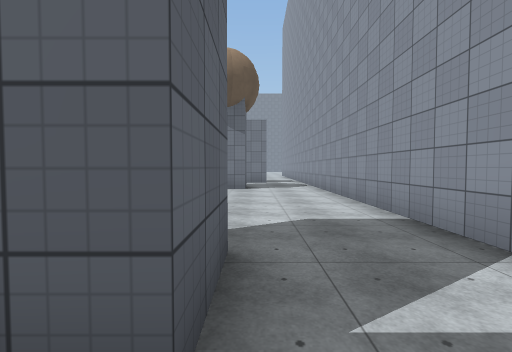
[1] (above)

23 first-person views from a walk through a scene from a Unity 3-D project. The camera is 1.5 m above the floor, tilts 2° down and sees 90° across. The floor is counted in squares, 2 m on a side. Each view is taken from the middle of a square. On the plan, view 1 faces up. The plan holds only what a view shows up to about 9 squares ahead; the rest is blank. The place goes on beyond the plan. The player is left out. Some surface patterns are stand-ins.

[2]
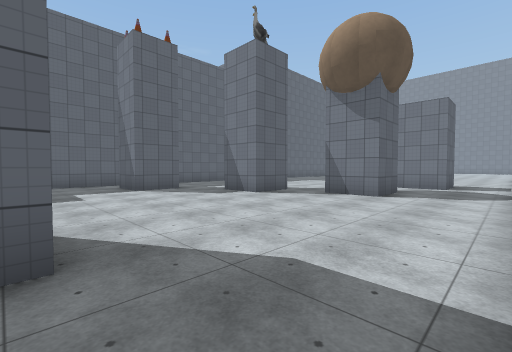

[3]
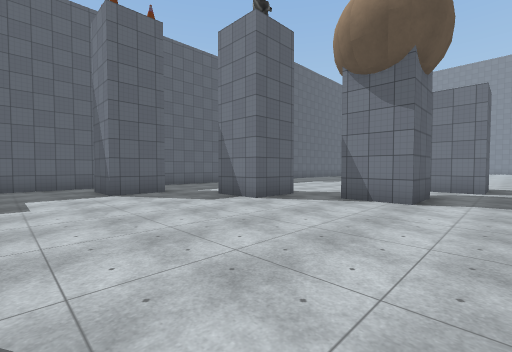

[4]
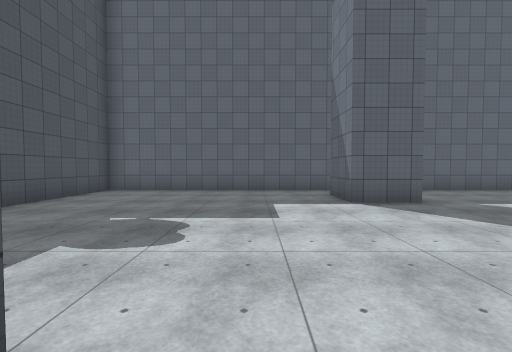

[5]
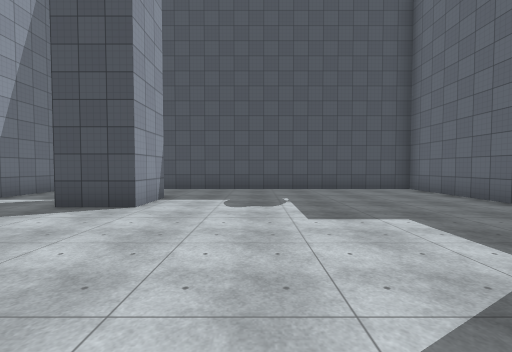

[6]
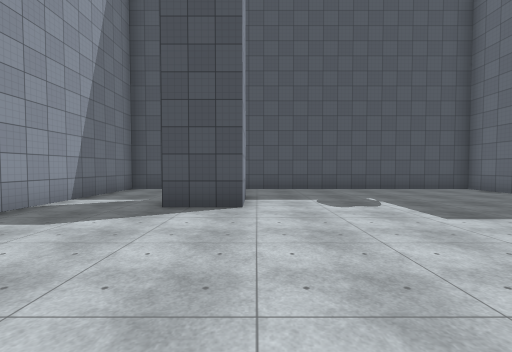

[7]
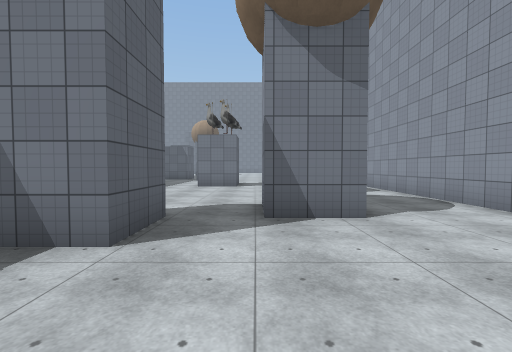

[8]
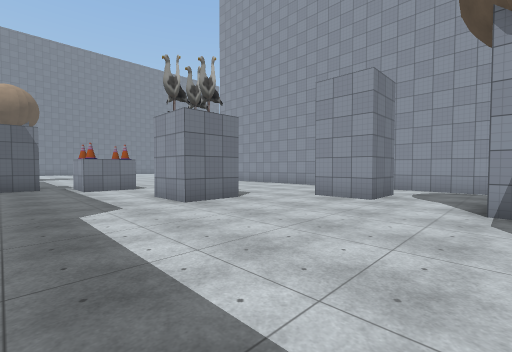

[9]
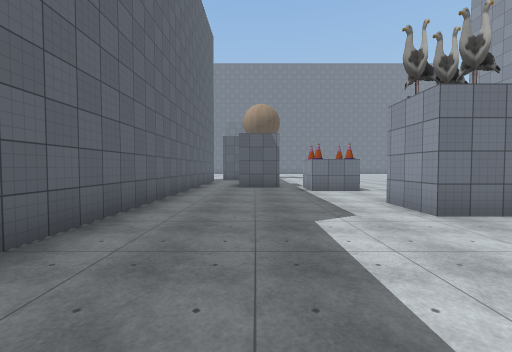

[10]
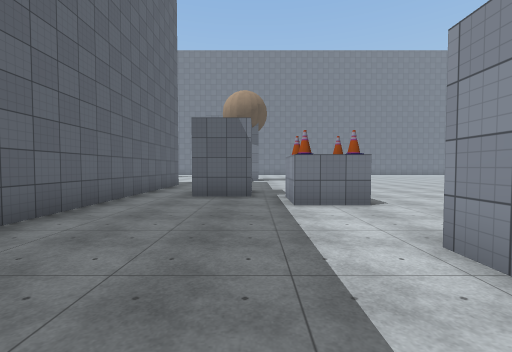

[11]
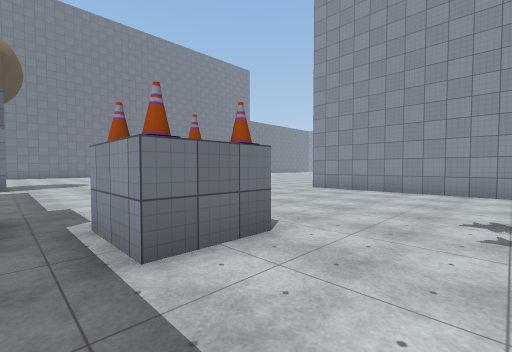

[12]
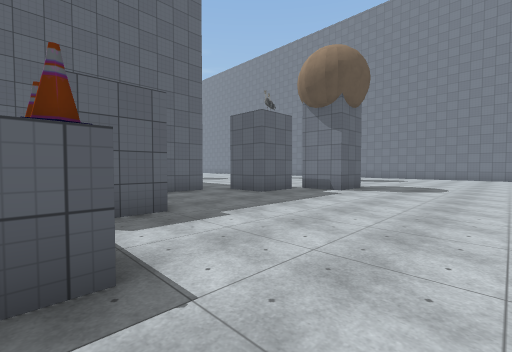

[13]
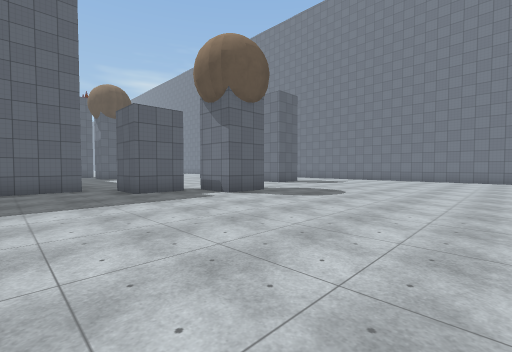

[14]
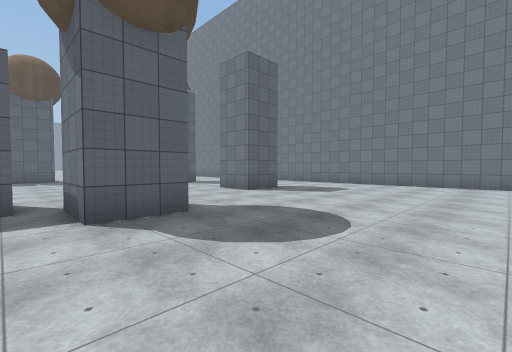

[15]
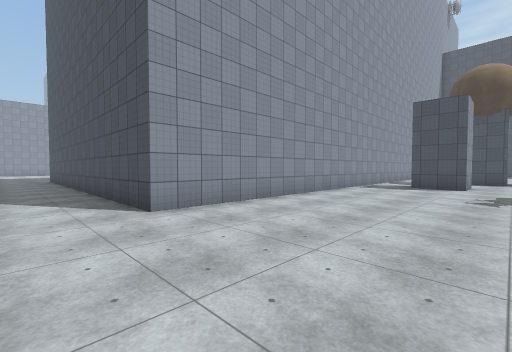

[16]
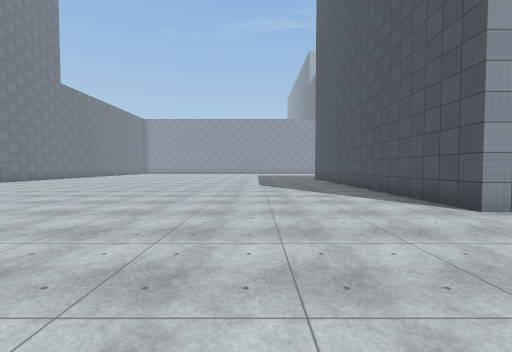

[17]
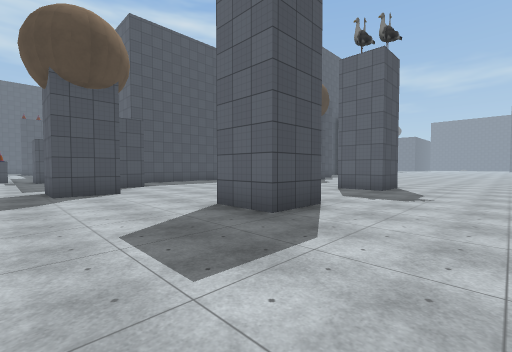

[18]
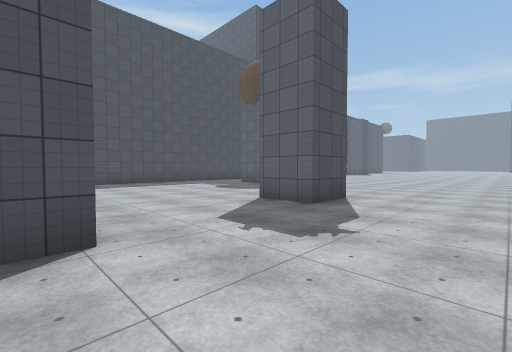

[19]
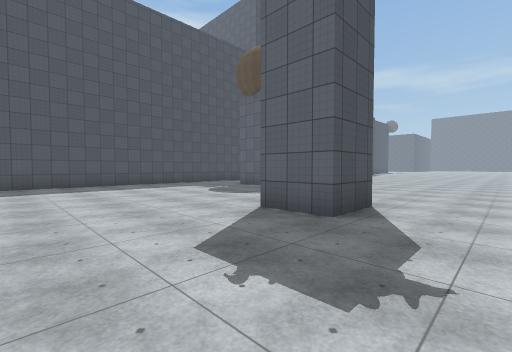

[20]
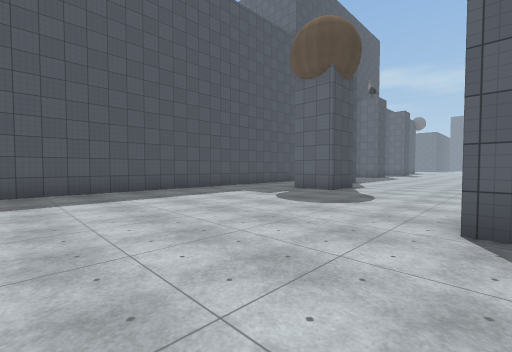

[21]
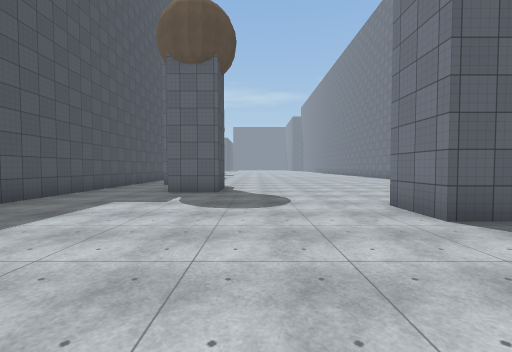

[22]
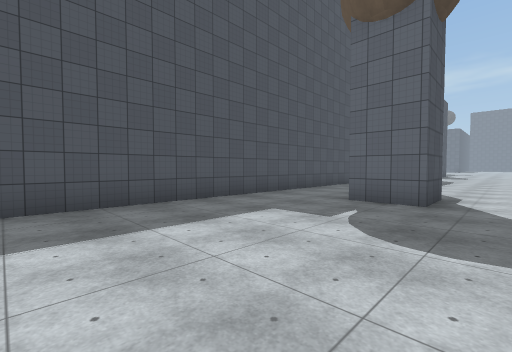

[23]
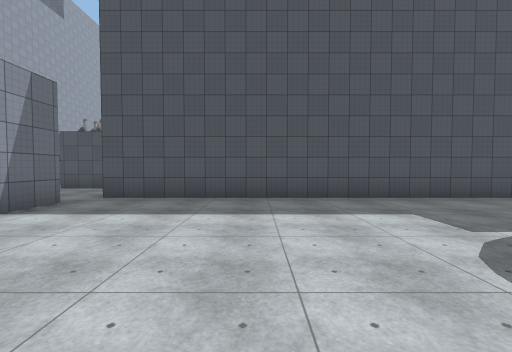

### Floor plan
Points are (right, up) in squares from view 1. A wall is a line through its corners. A room is listed if a view was taken in it or the views show most of it. See-through windows are left out.
Room 1 (views 1, 2, 3, 4, 5, 6, 7)
walls: (-1.9, 0.8) (-1.9, 2.3) (-0.2, 2.3) (-0.2, 0.7) (-0.9, 0.7); (-6.4, 6.6) (-6.4, 5) (-7.9, 5); (-3.4, 8.9) (-3.4, 7.4) (-4.9, 7.4); (-1.4, 8.8) (-1.9, 8.8); (-9.2, 4.5) (-9.2, -1.2); (1.1, -1.7) (2.3, -1.7) (2.3, 12.5); (-8.5, -1.7) (-0.8, -1.7); (0.5, 12.3) (-1, 12.3)
ways out: opening at (-9, 5.5) to room 2; opening at (-6.5, 7.5) to room 2; opening at (-3, 9) to room 2; opening at (-2.5, 11.5) to room 2; opening at (1.5, 13) to room 2
objects: other object (-1, 9) to (-1, 10)
Room 2 (views 8, 9, 10, 11, 12, 13, 14, 15, 16, 17, 18, 19, 20, 21, 22, 23)
walls: (-7.4, 27.2) (-7.4, 25.6) (-8.9, 25.6) (-8.9, 27); (-6.5, 29.3) (-5.9, 29.3) (-5.9, 27.8) (-6.5, 27.8); (-7.6, 22) (-6.1, 22) (-6.1, 20.5) (-7.6, 20.5); (-9.8, 34.3) (-8.1, 34.3) (-8.1, 32.6) (-9, 32.6); (-2.8, 14.9) (-4.2, 14.9) (-4.2, 16.4); (2.3, 15.5) (2.3, 22.2) (7.5, 22.2); (-15.1, 34.3) (-13.5, 34.3) (-13.5, 32.6) (-15, 32.6); (-1, 12.3) (-1, 13.7) (0.5, 13.7) (0.5, 12.3); (-19.1, 28.9) (-17.6, 28.9) (-17.6, 28.5); (-19.5, 24.8) (-9.2, 24.8) (-9.2, 13.1); (2.3, 12.5) (2.3, 14); (-9.2, 11.2) (-9.2, 8.4); (-1.9, 8.8) (-1.9, 10.2); (-9.2, 5.5) (-9.2, 4.5)
ways out: opening at (-9, 5.5) to room 1; opening at (-6.5, 7.5) to room 1; opening at (-3, 9) to room 1; opening at (-2.5, 11.5) to room 1; opening at (1.5, 13) to room 1
objects: other object (-19, 28) to (-18, 28); other object (-7, 28) to (-7, 29); other object (-5, 19); other object (-5, 20); other object (-4, 19); other object (-4, 20)

Positions as (right, up) in squares from view 1, and headings:
1: (0, 0), facing up
2: (2, 2), facing up-left
3: (1, 3), facing up-left
4: (-1, 3), facing left
5: (-4, 7), facing down
6: (-2, 7), facing down
7: (-2, 5), facing up
8: (-7, 10), facing up-right
9: (-7, 11), facing up
10: (-6, 14), facing up
11: (-6, 17), facing up-right
12: (-2, 20), facing up-left
13: (0, 23), facing up-left
14: (-2, 27), facing up-left
15: (-2, 24), facing down-right
16: (-2, 26), facing right
17: (-5, 37), facing down-left
18: (-9, 37), facing down-left
19: (-10, 36), facing down-left
20: (-10, 33), facing down-left
21: (-10, 30), facing left
22: (-12, 30), facing down-left
23: (-13, 31), facing down
